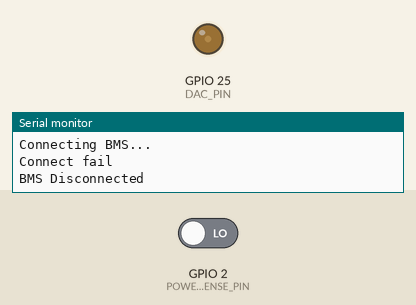
The sketch below on a simulated ESP32. Parts: output pins drawn as LEDs (lit = HIGH), the last lines printed to the serial monitor. The test bench sets the inputs (shaded band); at power-on: GPIO 2 (POWER_SENSE_PIN) LOW. Nothing arrives over Bluetooth unless stated.

Above: at 3.2 s.
3.3 s: GPIO 2 (POWER_SENSE_PIN) driven HIGH
At 6.8 s:
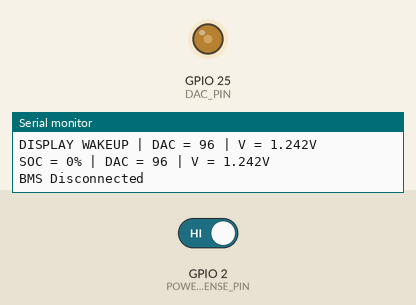
7.5 s: GPIO 2 (POWER_SENSE_PIN) driven LOW
At 10.7 s:
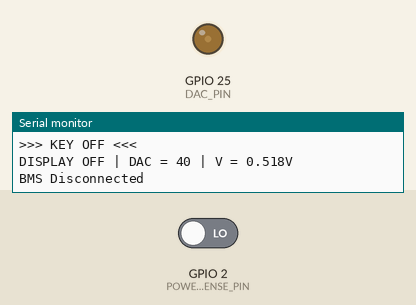
Timing chart, 0 to 12.2 s (numbered marks = the images above; inputs shaded):
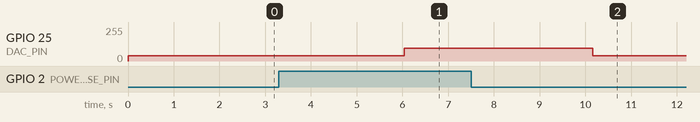

Measured:
- after the input at 3.3 s, GPIO 25 (DAC_PIN): 40/255 → 96/255 after 2.7 s
- after the input at 7.5 s, GPIO 25 (DAC_PIN): 96/255 → 40/255 after 2.7 s

The sketch:

SOC_buletooth_E6.ino
```cpp
#include <BLEDevice.h>
#include <BLEUtils.h>
#include <BLEClient.h>

// =====================================================
// BLE BMS
// =====================================================

BLEClient* pClient = NULL;
BLERemoteCharacteristic* pChar = NULL;

bool connected = false;

BLEAddress addr("8B:59:72:EA:D5:40");

BLEUUID serviceUUID(
    "0000FFE0-0000-1000-8000-00805F9B34FB"
);

BLEUUID charUUID(
    "0000FFE1-0000-1000-8000-00805F9B34FB"
);


// =====================================================
// PIN
// =====================================================

// DAC ESP32 GPIO25
#define DAC_PIN 25

// GPIO2 đọc trạng thái khóa
// HIGH = khóa ON
// LOW  = khóa OFF
#define POWER_SENSE_PIN 2


// =====================================================
// DAC CONFIG
// =====================================================

// DAC ESP32:
// 0   = 0V
// 255 = ~3.3V

// Khi khóa ON:
// SOC 0%   -> DAC 96
// SOC 100% -> DAC 109

#define DAC_MIN 96
#define DAC_MAX 109

// Khi khóa OFF
// Giữ DAC thấp
#define DAC_OFF 40


// =====================================================
// LOGIN COMMAND
// =====================================================

uint8_t loginCmd[] = {
    0xA5, 0x0B, 0x00, 0x58, 0x58,
    0x19, 0x0A, 0x1E,
    0x0E, 0x28, 0x0D
};


// =====================================================
// BIẾN
// =====================================================

// SOC hiện tại từ BMS
uint8_t currentSOC = 0;

// Trạng thái khóa hiện tại
// true  = ON
// false = OFF
bool displayPowerOn = false;


// =====================================================
// CHỐNG NHIỄU GPIO
// =====================================================

// Thời gian kiểm tra GPIO
unsigned long lastPowerCheck = 0;

#define POWER_CHECK_INTERVAL 50

// Trạng thái GPIO đọc lần trước
int lastRawPowerState = LOW;

// Trạng thái GPIO đã ổn định
int stablePowerState = LOW;


// =====================================================
// ĐỌC TRẠNG THÁI KHÓA
// =====================================================

bool isPowerOn()
{
    int state = digitalRead(POWER_SENSE_PIN);

    if (state == HIGH)
    {
        return true;
    }
    else
    {
        return false;
    }
}


// =====================================================
// XUẤT DAC THEO SOC
// =====================================================

void outputDAC(uint8_t soc)
{
    // Giới hạn SOC
    soc = constrain(soc, 0, 100);

    // Map:
    //
    // SOC 0%   -> DAC 96
    // SOC 100% -> DAC 109

    int dacValue = map(
        soc,
        0,
        100,
        DAC_MIN,
        DAC_MAX
    );

    dacWrite(DAC_PIN, dacValue);

    Serial.print("SOC = ");
    Serial.print(soc);
    Serial.print("%");

    Serial.print(" | DAC = ");
    Serial.print(dacValue);

    Serial.print(" | V = ");
    Serial.print(
        dacValue * 3.3 / 255.0,
        3
    );

    Serial.println("V");
}


// =====================================================
// DAC WAKEUP
// =====================================================

void displayWakeup()
{
    /*
       Khi khóa vừa ON:

       Đầu tiên đưa DAC lên 96
       để màn hình có thể khởi động.

       Sau đó mới đưa DAC theo SOC.
    */

    dacWrite(
        DAC_PIN,
        DAC_MIN
    );

    Serial.print("DISPLAY WAKEUP");
    Serial.print(" | DAC = ");
    Serial.print(DAC_MIN);

    Serial.print(" | V = ");
    Serial.print(
        DAC_MIN * 3.3 / 255.0,
        3
    );

    Serial.println("V");
}


// =====================================================
// DAC KHI KHÓA OFF
// =====================================================

void displayOff()
{
    /*
       Khi khóa OFF:

       DAC = 40

       Không để DAC = 0 vì theo yêu cầu
       màn hình sẽ không thể khởi động lại
       khi bật khóa.
    */

    dacWrite(
        DAC_PIN,
        DAC_OFF
    );

    Serial.print("DISPLAY OFF");
    Serial.print(" | DAC = ");
    Serial.print(DAC_OFF);

    Serial.print(" | V = ");
    Serial.print(
        DAC_OFF * 3.3 / 255.0,
        3
    );

    Serial.println("V");
}


// =====================================================
// BLE NOTIFY CALLBACK
// =====================================================

void notifyCallback(
    BLERemoteCharacteristic* c,
    uint8_t* data,
    size_t len,
    bool isNotify
)
{
    // Kiểm tra độ dài frame
    if (len < 12)
    {
        return;
    }

    // =================================================
    // BYTE 11 = SOC
    // =================================================

    uint8_t soc = data[11];

    soc = constrain(
        soc,
        0,
        100
    );

    // Lưu SOC
    currentSOC = soc;

    Serial.print("BMS SOC = ");
    Serial.print(currentSOC);
    Serial.println("%");


    // =================================================
    // CHỈ XUẤT SOC KHI KHÓA ON
    // =================================================

    if (displayPowerOn)
    {
        outputDAC(currentSOC);
    }
    else
    {
        displayOff();
    }
}


// =====================================================
// CONNECT BMS
// =====================================================

bool connectBMS()
{
    Serial.println();
    Serial.println("Connecting BMS...");

    // Tạo BLE client
    pClient = BLEDevice::createClient();

    // Kết nối BMS
    if (!pClient->connect(addr))
    {
        Serial.println("Connect fail");

        return false;
    }

    Serial.println("BMS Connected");


    // =================================================
    // TÌM SERVICE FFE0
    // =================================================

    BLERemoteService* service =
        pClient->getService(
            serviceUUID
        );

    if (service == nullptr)
    {
        Serial.println("No FFE0");

        pClient->disconnect();

        return false;
    }


    // =================================================
    // TÌM CHARACTERISTIC FFE1
    // =================================================

    pChar =
        service->getCharacteristic(
            charUUID
        );

    if (pChar == nullptr)
    {
        Serial.println("No FFE1");

        pClient->disconnect();

        return false;
    }


    // =================================================
    // ĐĂNG KÝ NOTIFY
    // =================================================

    pChar->registerForNotify(
        notifyCallback
    );

    delay(500);


    // =================================================
    // SEND LOGIN
    // =================================================

    Serial.println("Send Login");

    pChar->writeValue(
        loginCmd,
        sizeof(loginCmd),
        true
    );


    connected = true;

    Serial.println("BMS Ready");

    return true;
}


// =====================================================
// SETUP
// =====================================================

void setup()
{
    Serial.begin(115200);

    // =================================================
    // DAC
    // =================================================

    pinMode(
        DAC_PIN,
        OUTPUT
    );


    // =================================================
    // GPIO2 ĐỌC KHÓA
    // =================================================

    pinMode(
        POWER_SENSE_PIN,
        INPUT
    );


    // =================================================
    // ĐỌC TRẠNG THÁI KHÓA BAN ĐẦU
    // =================================================

    int initialState =
        digitalRead(
            POWER_SENSE_PIN
        );

    if (initialState == HIGH)
    {
        displayPowerOn = true;

        Serial.println(
            "INITIAL POWER = ON"
        );

        // Cho màn hình thức dậy
        displayWakeup();
    }
    else
    {
        displayPowerOn = false;

        Serial.println(
            "INITIAL POWER = OFF"
        );

        // Giữ DAC ở mức OFF
        displayOff();
    }


    // =================================================
    // SERIAL INFO
    // =================================================

    Serial.println();
    Serial.println("==============================");
    Serial.println(" ESP32 BMS SOC -> DAC");
    Serial.println("==============================");

    Serial.print("GPIO POWER = GPIO");
    Serial.println(
        POWER_SENSE_PIN
    );

    Serial.println(
        "HIGH = POWER ON"
    );

    Serial.println(
        "LOW  = POWER OFF"
    );

    Serial.print("DAC MIN = ");
    Serial.println(DAC_MIN);

    Serial.print("DAC MAX = ");
    Serial.println(DAC_MAX);

    Serial.print("DAC OFF = ");
    Serial.println(DAC_OFF);


    // =================================================
    // BLE INIT
    // =================================================

    BLEDevice::init("");

    connectBMS();

    delay(2000);
}


// =====================================================
// LOOP
// =====================================================

void loop()
{
    // =================================================
    // 1. KIỂM TRA TRẠNG THÁI KHÓA
    // =================================================

    if (
        millis() - lastPowerCheck
        >= POWER_CHECK_INTERVAL
    )
    {
        lastPowerCheck = millis();


        // Đọc GPIO2
        int rawState =
            digitalRead(
                POWER_SENSE_PIN
            );


        // =================================================
        // KIỂM TRA TRẠNG THÁI THAY ĐỔI
        // =================================================

        if (rawState != lastRawPowerState)
        {
            lastRawPowerState =
                rawState;

            /*
               Không đổi trạng thái ngay lập tức.
               Chờ lần đọc tiếp theo để giảm nhiễu.
            */

            return;
        }


        // =================================================
        // XÁC NHẬN TRẠNG THÁI ỔN ĐỊNH
        // =================================================

        if (rawState != stablePowerState)
        {
            stablePowerState =
                rawState;


            // =================================================
            // OFF -> ON
            // =================================================

            if (
                stablePowerState
                == HIGH
            )
            {
                displayPowerOn = true;

                Serial.println();
                Serial.println(
                    ">>> KEY ON <<<"
                );


                // -----------------------------------------
                // BƯỚC 1:
                // Đưa DAC lên mức khởi động
                // -----------------------------------------

                displayWakeup();


                // -----------------------------------------
                // BƯỚC 2:
                // Chờ màn hình khởi động
                // -----------------------------------------

                delay(100);


                // -----------------------------------------
                // BƯỚC 3:
                // Xuất DAC theo SOC hiện tại
                // -----------------------------------------

                outputDAC(
                    currentSOC
                );
            }


            // =================================================
            // ON -> OFF
            // =================================================

            else
            {
                displayPowerOn = false;

                Serial.println();
                Serial.println(
                    ">>> KEY OFF <<<"
                );


                // Đưa DAC về mức OFF
                displayOff();
            }
        }
    }


    // =================================================
    // 2. KIỂM TRA BLE
    // =================================================

    if (
        pClient &&
        !pClient->isConnected()
    )
    {
        connected = false;

        Serial.println();
        Serial.println(
            "BMS Disconnected"
        );

        delay(2000);

        connectBMS();
    }


    delay(10);
}
```
